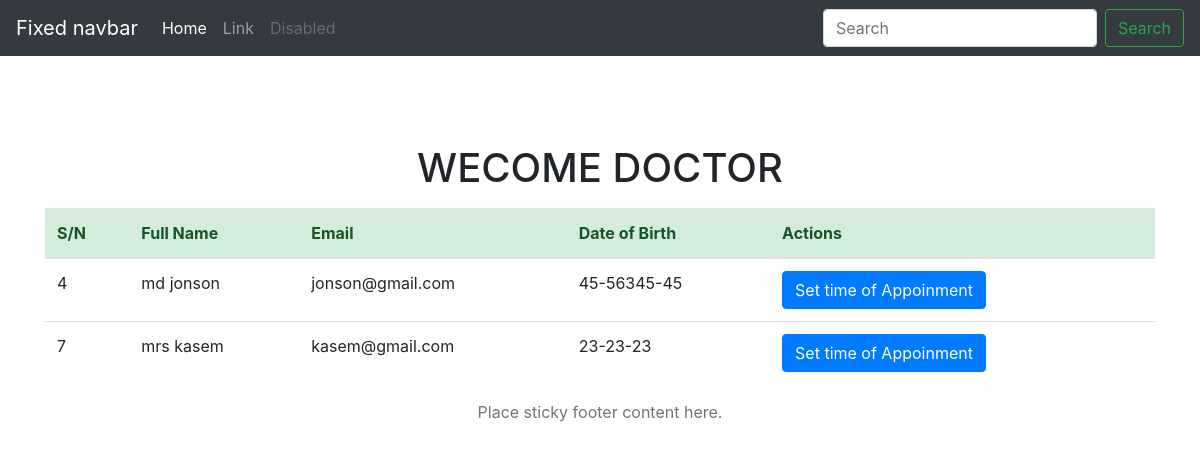
The app's page /neurology.php with its own data.
### tables this page shows
CREATE TABLE `patient` (
  `id` int(11) NOT NULL,
  `name` varchar(100) NOT NULL,
  `email` varchar(100) NOT NULL,
  `phone` varchar(100) NOT NULL,
  `gender` varchar(12) NOT NULL,
  `catagory` varchar(100) NOT NULL,
  `date` varchar(100) NOT NULL,
  `comment` varchar(100) NOT NULL,
  `meeting_date` varchar(60) NOT NULL,
  `meeting_time` varchar(60) NOT NULL
);

### neurology.php (the view, shortened to what this page needs)
<?php
 require_once('database.php');
?>
<!doctype html>
<html lang="en">
  <head>
    <link rel="stylesheet" href="https://stackpath.bootstrapcdn.com/bootstrap/4.1.2/css/bootstrap.min.css">
  </head>
  <body>
    <header>
      <nav class="navbar navbar-expand-md navbar-dark fixed-top bg-dark">
        <a class="navbar-brand" href="#">Fixed navbar</a>
        <div class="collapse navbar-collapse" id="navbarCollapse">
          <ul class="navbar-nav mr-auto">
            <li class="nav-item active">
              <a class="nav-link" href="#">Home <span class="sr-only">(current)</span></a>
            </li>
            <li class="nav-item">
              <a class="nav-link" href="#">Link</a>
            </li>
            <li class="nav-item">
              <a class="nav-link disabled" href="#">Disabled</a>
            </li>
          </ul>
          <form class="form-inline mt-2 mt-md-0">
            <input class="form-control mr-sm-2" type="text" placeholder="Search" aria-label="Search">
            <button class="btn btn-outline-success my-2 my-sm-0" type="submit">Search</button>
          </form>
        </div>
      </nav>
    </header>
    <center>
    <br />
    <br />
    <br />
    <br />
    <main role="main" class="container">
      <h1 class="mt-5">WECOME DOCTOR <?php echo $_SESSION['doctorname'];  ?></h1>
      <p class="lead">
            <div class="my-table">
<table class="table">
  <thead >
    <tr class="alert-success">
      <th scope="col">S/N</th>
      <th scope="col">Full Name</th>
      <th scope="col">Email</th>
      <th scope="col">Date of Birth</th>
      <th scope="col">Actions</th>
    </tr>
  </thead>
  <tbody>
    <?php
$read_quary = mysqli_query($conn,"SELECT * FROM patient WHERE catagory='neurology';");
while ($rows = mysqli_fetch_assoc($read_quary)) {
?>
<tr>
  <td><?php echo $rows['id'] ?></td>
  <td><?php echo $rows['name']?></td>
  <td><?php echo $rows['email'] ?></td>
  <td><?php echo $rows['phone'] ?></td>
  <td>
    <a href="update.php?update=<?php echo $rows['id'];?>" class="btn btn-primary">Set time of Appoinment</a>
  </td>
</tr>
<?php } ?>
  </tbody>
</table>
</div>
      </p>
    </main>
    <footer class="footer">
      <div class="container">
        <span class="text-muted">Place sticky footer content here.</span>
      </div>
    </footer>
    </center>
  </body>
</html>

### records on screen
patient: id "4", name "md jonson", email "jonson@gmail.com", phone "45-56345-45"
patient: id "7", name "mrs kasem", email "kasem@gmail.com", phone "23-23-23"
